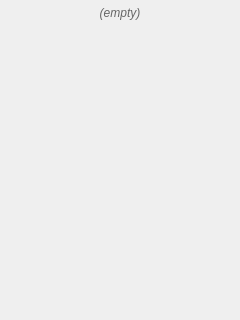
<?xml version="1.0" encoding="UTF-8"?>
<ui version="4.0">
 <class>ToolsPanel</class>
 <widget class="QWidget" name="ToolsPanel">
  <property name="geometry">
   <rect>
    <x>0</x>
    <y>0</y>
    <width>240</width>
    <height>320</height>
   </rect>
  </property>
  <layout class="QVBoxLayout" name="verticalLayout">
   <property name="spacing">
    <number>4</number>
   </property>
   <property name="leftMargin">
    <number>6</number>
   </property>
   <property name="topMargin">
    <number>6</number>
   </property>
   <property name="rightMargin">
    <number>6</number>
   </property>
   <property name="bottomMargin">
    <number>6</number>
   </property>
   <item>
    <widget class="QLabel" name="placeholder">
     <property name="alignment">
      <set>Qt::AlignmentFlag::AlignCenter</set>
     </property>
     <property name="styleSheet">
      <string notr="true">color: #666; font-style: italic;</string>
     </property>
     <property name="text">
      <string>(empty)</string>
     </property>
    </widget>
   </item>
   <item>
    <spacer name="verticalSpacer">
     <property name="orientation">
      <enum>Qt::Orientation::Vertical</enum>
     </property>
     <property name="sizeHint" stdset="0">
      <size>
       <width>20</width>
       <height>40</height>
      </size>
     </property>
    </spacer>
   </item>
  </layout>
 </widget>
 <resources/>
 <connections/>
</ui>
